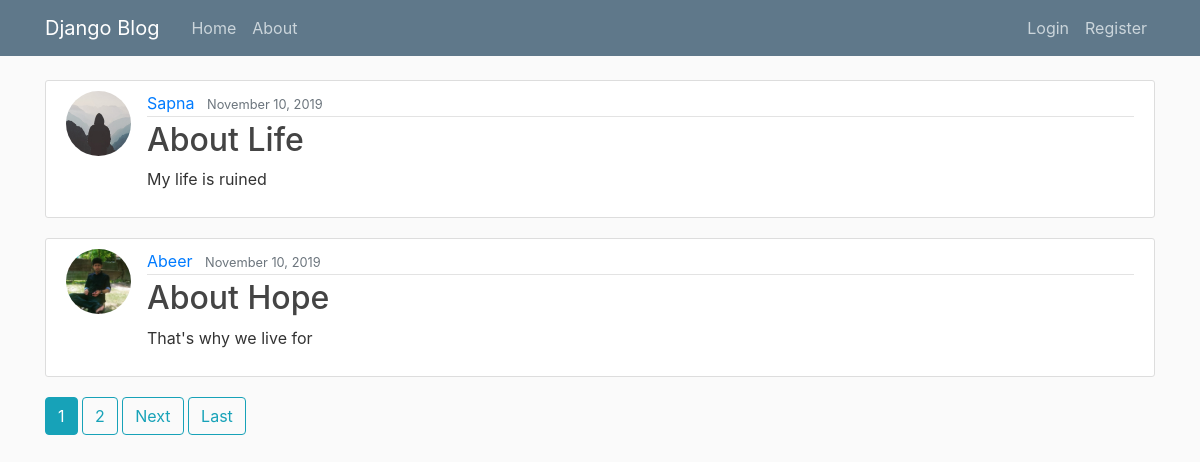
The page / on the database its author committed.
### blog/models.py (models this page shows, shortened)
class Post(models.Model):
    title = models.CharField(max_length=100)
    content = models.TextField()
    date_posted = models.DateTimeField(default=timezone.now)
    author = models.ForeignKey(User, on_delete=models.CASCADE)

### users/models.py (models this page shows, shortened)
class Profile(models.Model):
    user = models.OneToOneField(User, on_delete=models.CASCADE)
    image = models.ImageField(default='default.jpg', upload_to='profile_pics')

### blog/views.py (the view)
# urls.py: path('', PostListView.as_view(), name='blog-home'),
class PostListView(ListView):
    model = Post
    template_name = 'blog/home.html'  # <app>/<model>_<viewtype>.html
    context_object_name = 'posts'
    ordering = ['-date_posted']
    paginate_by = 2

### blog/templates/blog/home.html (shortened to what this page needs)
{% extends "blog/base.html" %}
{% block content %}
    {% for post in posts %}
        <article class="media content-section">
          <img class="rounded-circle article-img" src="{{ post.author.profile.image.url }}">
          <div class="media-body">
            <div class="article-metadata">
              <a class="mr-2" href="{% url 'user-posts' post.author.username %}">{{ post.author }}</a>
              <small class="text-muted">{{ post.date_posted|date:"F d, Y" }}</small>
            </div>
            <h2><a class="article-title" href="{% url 'post-detail' post.id %}">{{ post.title }}</a></h2>
            <p class="article-content">{{ post.content }}</p>
          </div>
        </article>
    {% endfor %}
    {% if is_paginated %}
      {% for num in page_obj.paginator.page_range %}
        {% if page_obj.number == num %}
          <a class="btn btn-info mb-4" href="?page={{ num }}">{{ num }}</a>
        {% elif num > page_obj.number|add:'-3' and num < page_obj.number|add:'3' %}
          <a class="btn btn-outline-info mb-4" href="?page={{ num }}">{{ num }}</a>
        {% endif %}
      {% endfor %}
      {% if page_obj.has_next %}
        <a class="btn btn-outline-info mb-4" href="?page={{ page_obj.next_page_number }}">Next</a>
        <a class="btn btn-outline-info mb-4" href="?page={{ page_obj.paginator.num_pages }}">Last</a>
      {% endif %}
    {% endif %}
{% endblock content %}

### blog/templates/blog/base.html (shortened to what this page needs)
{% load static %}
<!DOCTYPE html>
<html>
<head>
    <link rel="stylesheet" href="https://maxcdn.bootstrapcdn.com/bootstrap/4.0.0/css/bootstrap.min.css">
    <link rel="stylesheet" type="text/css" href="{% static 'blog/main.css' %}">
</head>
<body>
    <header class="site-header">
      <nav class="navbar navbar-expand-md navbar-dark bg-steel fixed-top">
        <div class="container">
          <a class="navbar-brand mr-4" href="{% url 'blog-home' %}">Django Blog</a>
          <div class="collapse navbar-collapse" id="navbarToggle">
            <div class="navbar-nav mr-auto">
              <a class="nav-item nav-link" href="{% url 'blog-home' %}">Home</a>
              <a class="nav-item nav-link" href="{% url 'blog-about' %}">About</a>
            </div>
            <div class="navbar-nav">
              {% if user.is_authenticated %}
                <a class="nav-item nav-link" href="{% url 'post-create' %}">New Post</a>
                <a class="nav-item nav-link" href="{% url 'profile' %}">Profile</a>
                <a class="nav-item nav-link" href="{% url 'logout' %}">Logout</a>
              {% else %}
                <a class="nav-item nav-link" href="{% url 'login' %}">Login</a>
                <a class="nav-item nav-link" href="{% url 'register' %}">Register</a>
              {% endif %}
            </div>
          </div>
        </div>
      </nav>
    </header>
    <main role="main" class="container">
      <div class="row">
        <div class="col-md-12">
          {% block content %}{% endblock %}
        </div>
    </main>
</body>
</html>

### blog/static/blog/main.css (style rules this page uses)
body { background: #fafafa; color: #333333; margin-top: 5rem; }
h1, h2, h3, h4, h5, h6 { color: #444444; }
.bg-steel { background-color: #5f788a; }
.site-header .navbar-nav .nav-link { color: #cbd5db; }
.content-section { background: #ffffff; padding: 10px 20px; border: 1px solid #dddddd; border-radius: 3px; margin-bottom: 20px; }
.article-title { color: #444444; }
.article-content { white-space: pre-line; }
.article-img { height: 65px; width: 65px; margin-right: 16px; }
.article-metadata { padding-bottom: 1px; margin-bottom: 4px; border-bottom: 1px solid #e3e3e3 }

### rows shown on the page
Post: author.profile.image (placeholder picture), author "Sapna", date_posted "November 10, 2019", title "About Life", content "My life is ruined"
Post: author.profile.image (picture), author "Abeer", date_posted "November 10, 2019", title "About Hope", content "That's why we live for"

### other values the page prints
{{ num }} "1"
{{ num }} "2"
